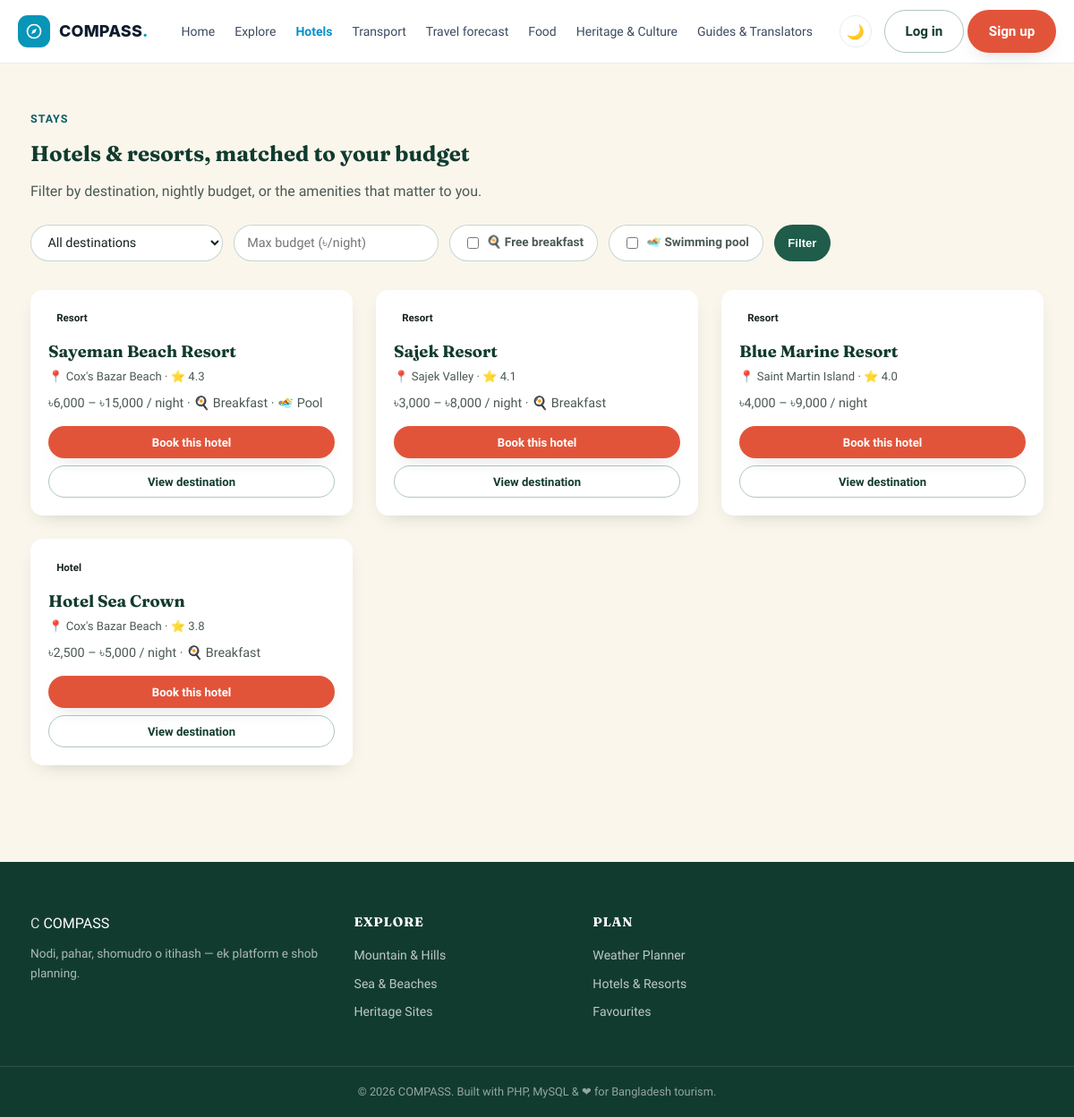
The page /hotels.php on the database as committed earlier.
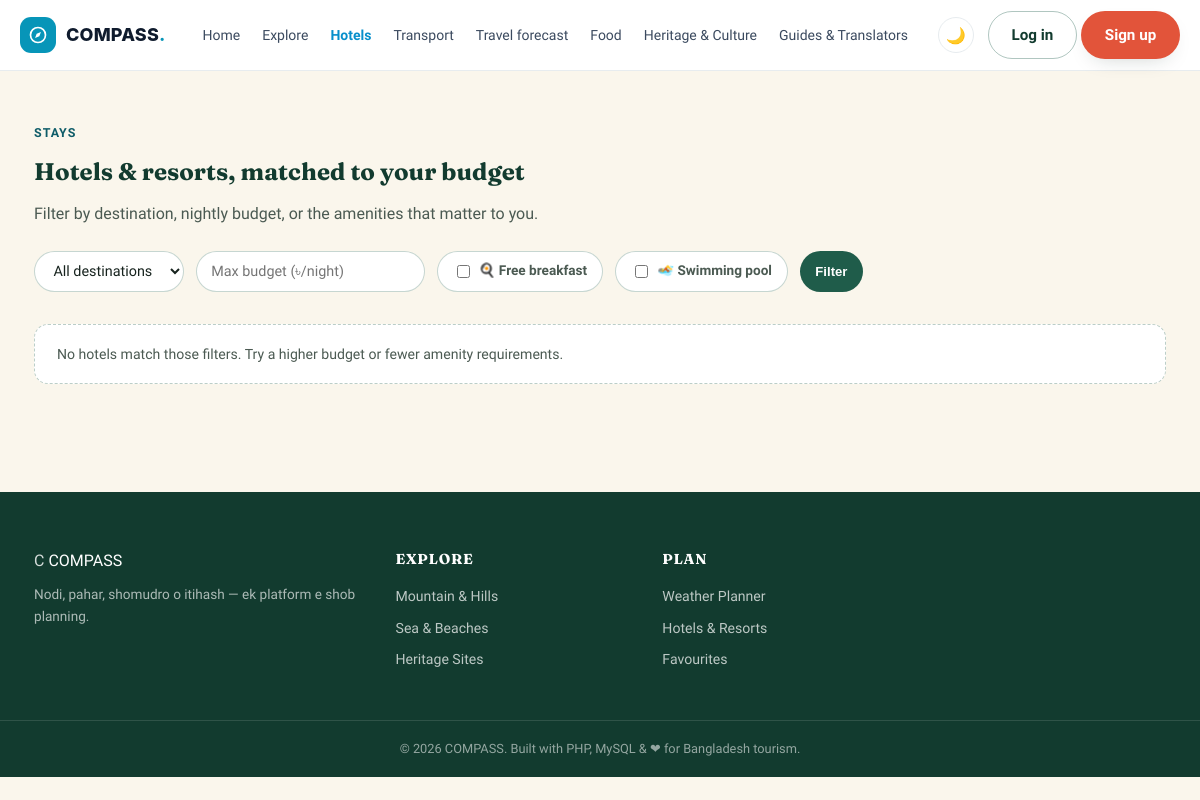
The same page on the database as committed later.
### tables this page shows
CREATE TABLE `hotels` (
  `hotel_id` int(11) NOT NULL AUTO_INCREMENT,
  `destination_id` int(11) NOT NULL,
  `hotel_name` varchar(100) NOT NULL,
  `hotel_type` enum('Hotel','Resort','Guest House') DEFAULT 'Hotel',
  `price_range_min` decimal(8,2) DEFAULT NULL,
  `price_range_max` decimal(8,2) DEFAULT NULL,
  `rating` decimal(2,1) DEFAULT 0.0,
  `contact_no` varchar(30) DEFAULT NULL,
  `address` varchar(200) DEFAULT NULL,
  `free_breakfast` tinyint(1) DEFAULT 0,
  `swimming_pool` tinyint(1) DEFAULT 0,
  `distance_from_center_km` decimal(5,2) DEFAULT 0.00,
  PRIMARY KEY (`hotel_id`),
  KEY `idx_hotels_destination` (`destination_id`)
);

CREATE TABLE `destinations` (
  `destination_id` int(11) NOT NULL AUTO_INCREMENT,
  `name` varchar(100) NOT NULL,
  `category_id` int(11) NOT NULL,
  `district_id` int(11) NOT NULL,
  `description` text DEFAULT NULL,
  `best_time_to_visit` varchar(150) DEFAULT NULL,
  `entry_fee` decimal(8,2) DEFAULT 0.00,
  `opening_hours` varchar(100) DEFAULT NULL,
  `latitude` decimal(10,7) DEFAULT NULL,
  `longitude` decimal(10,7) DEFAULT NULL,
  `map_link` varchar(255) DEFAULT NULL,
  `safety_tips` text DEFAULT NULL,
  `is_outdoor` tinyint(1) DEFAULT 1,
  `created_at` timestamp NOT NULL DEFAULT current_timestamp(),
  PRIMARY KEY (`destination_id`),
  KEY `idx_destinations_category` (`category_id`),
  KEY `idx_destinations_district` (`district_id`)
);

### hotels.php (the view, shortened to what this page needs)
<?php
require_once __DIR__ . '/config/db.php';
$breakfast = isset($_GET['breakfast']);
$pool      = isset($_GET['pool']);
$sql = "SELECT h.*, d.name AS destination_name FROM hotels h JOIN destinations d ON d.destination_id = h.destination_id WHERE 1=1";
$params = [];
$sql .= " ORDER BY h.rating DESC";
$stmt = $pdo->prepare($sql);
$stmt->execute($params);
$hotels = $stmt->fetchAll();
include __DIR__ . '/includes/header.php';
?>
<section class="section-tight">
  <div class="container">
    <span class="eyebrow">Stays</span>
    <h2>Hotels &amp; resorts, matched to your budget</h2>
    <p style="color:var(--ink-soft); max-width:60ch;">Filter by destination, nightly budget, or the amenities that matter to you.</p>
    <form method="get" class="filter-bar" style="margin-top:24px;">
      <select name="destination">
        <option value="0">All destinations</option>
      </select>
      <input type="number" name="budget" placeholder="Max budget (৳/night)" value="<?= htmlspecialchars($_GET['budget'] ?? '') ?>">
      <label class="filter-chip" style="display:flex; align-items:center; gap:6px;">
        <input type="checkbox" name="breakfast" <?= $breakfast ? 'checked' : '' ?> style="width:auto;"> 🍳 Free breakfast
      </label>
      <label class="filter-chip" style="display:flex; align-items:center; gap:6px;">
        <input type="checkbox" name="pool" <?= $pool ? 'checked' : '' ?> style="width:auto;"> 🏊 Swimming pool
      </label>
      <button type="submit" class="btn btn-forest btn-sm">Filter</button>
    </form>
    <?php if (empty($hotels)): ?>
      <div class="info-note" style="margin-top:24px;">No hotels match those filters. Try a higher budget or fewer amenity requirements.</div>
    <?php else: ?>
    <div class="destination-grid" style="margin-top:30px;">
      <?php foreach ($hotels as $h): ?>
      <div class="dest-card">
        <div class="dest-body">
          <span class="dest-tag" style="position:static; display:inline-block; margin-bottom:10px;"><?= htmlspecialchars($h['hotel_type']) ?></span>
          <h3><?= htmlspecialchars($h['hotel_name']) ?></h3>
          <div class="dest-loc">📍 <?= htmlspecialchars($h['destination_name']) ?> · ⭐ <?= number_format($h['rating'], 1) ?></div>
          <p class="dest-desc">৳<?= number_format($h['price_range_min']) ?> – ৳<?= number_format($h['price_range_max']) ?> / night
            <?= $h['free_breakfast'] ? ' · 🍳 Breakfast' : '' ?><?= $h['swimming_pool'] ? ' · 🏊 Pool' : '' ?></p>
          <a href="<?= BASE_URL ?>hotel_booking.php?hotel=<?= $h['hotel_id'] ?>" class="btn btn-primary btn-block btn-sm">Book this hotel</a>
          <a href="<?= BASE_URL ?>destination_details.php?id=<?= $h['destination_id'] ?>" class="btn btn-ghost btn-block btn-sm" style="margin-top:8px;">View destination</a>
        </div>
      </div>
      <?php endforeach; ?>
    </div>
    <?php endif; ?>
  </div>
</section>
<?php include __DIR__ . '/includes/footer.php'; ?>

### includes/header.php (shortened to what this page needs)
<!DOCTYPE html>
<html lang="en">
<head>
<link rel="stylesheet" href="<?= BASE_URL ?>css/style.css?v=2">
</head>
<body>
<?php echo str_replace('/explore-bangladesh-main/', BASE_URL, file_get_contents(__DIR__ . '/header.html')); ?>
<main>

### includes/footer.php (shortened to what this page needs)
<?php echo str_replace('/explore-bangladesh-main/', BASE_URL, file_get_contents(__DIR__ . '/footer.html')); ?>
</main>
</body>
</html>

Rows that differ between the two databases and show on the page:
removed hotels: hotel_type "Resort", hotel_name "Sayeman Beach Resort", destination.name "Cox's Bazar Beach", rating "4.3", price_range_min "6,000", price_range_max "15,000", free_breakfast "· 🍳 Breakfast", swimming_pool "· 🏊 Pool"
removed hotels: hotel_type "Resort", hotel_name "Sajek Resort", destination.name "Sajek Valley", rating "4.1", price_range_min "3,000", price_range_max "8,000", free_breakfast "· 🍳 Breakfast"
removed hotels: hotel_type "Resort", hotel_name "Blue Marine Resort", destination.name "Saint Martin Island", rating "4.0", price_range_min "4,000", price_range_max "9,000"
removed hotels: hotel_type "Hotel", hotel_name "Hotel Sea Crown", destination.name "Cox's Bazar Beach", rating "3.8", price_range_min "2,500", price_range_max "5,000", free_breakfast "· 🍳 Breakfast"
Other text that changed with them:
text now shown: "No hotels match those filters. Try a higher budget or fewer amenity requirements."
